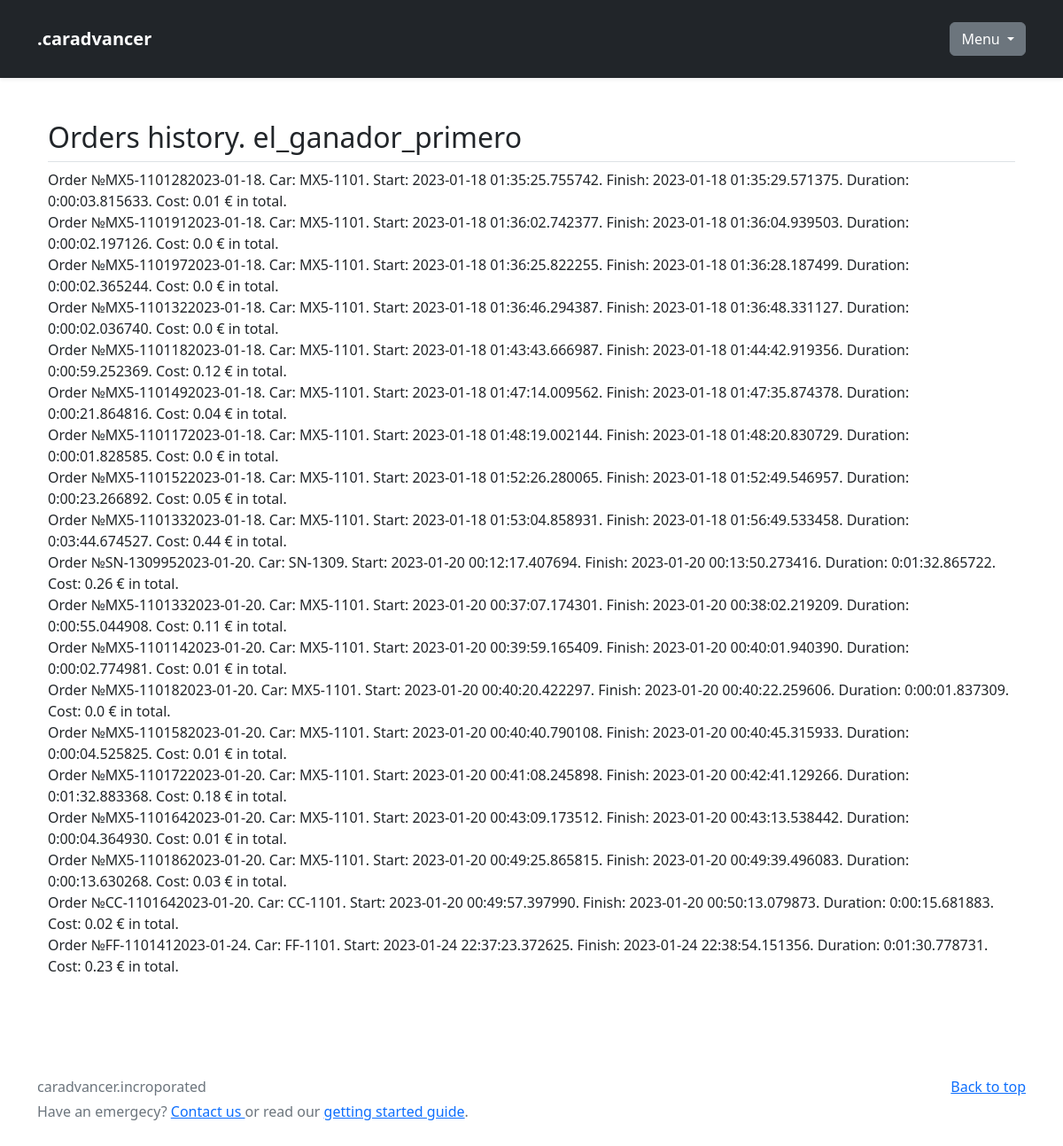
The app's page /user/1/history (signed in), older data.
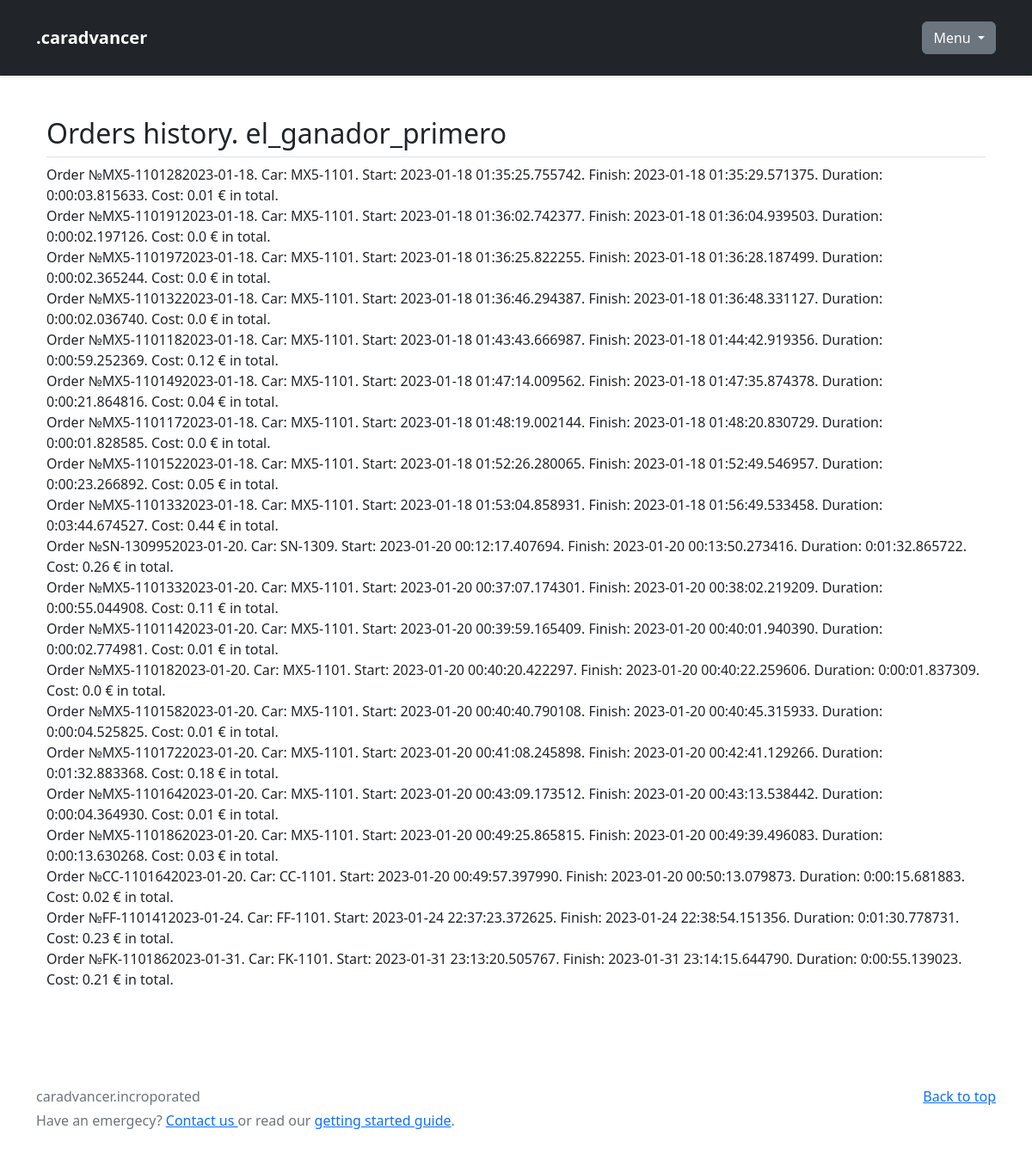
The same page, newer data.
### databases/caDB.py (models this page shows)
class Orders(Base):  # таблица с заказами
    __tablename__ = 'orders'
    id = Column(Integer, primary_key=True)
    order_id_for_show = Column(String, unique=True)
    user_rented = Column(String, ForeignKey('users.nickname'))
    car_rented = Column(String, ForeignKey('car_actual.serial_number'))
    order_started = Column(DateTime)
    order_finished = Column(DateTime)
    order_duration = Column(String)
    order_price = Column(Float)
    order_summ = Column(Float)
    order_status = Column(String, default='On action')
    def __str__(self):
        return f'Order №{self.order_id_for_show}. Car: {self.car_rented}. \
        Start: {self.order_started}. Finish: {self.order_finished}. \
        Duration: {get_order_duration(self.order_id_for_show)}. Cost: {get_order_summ(self.order_id_for_show)} € in total.'

### user/user.py (the view)
@user.route('/<username>/history', methods=["POST", "GET"])  # история заказов
def user_history(username):
    return render_template('user/history.html', title='Cases history', nickname=session['user_actual'],
                           history=order_history(session['user_actual']))

### databases/caDB.py (called while the page is built)
def get_one_order_by_id(order_id_for_show):  # получаем заказ по его id
    query = s.query(Orders).filter(
        Orders.order_id_for_show == order_id_for_show).first()
    return query

def get_order_duration(order_id_for_show):
    order = get_one_order_by_id(order_id_for_show)
    if not order.order_finished:
        res = datetime.datetime.now() - order.order_started
        return res
    else:
        res = order.order_finished - order.order_started
        return res

def get_order_summ(order_id_for_show):
    order = get_one_order_by_id(order_id_for_show)
    time_rented = get_order_duration(order.order_id_for_show)
    res = round(float(time_rented.total_seconds() / 60) * order.order_price / 60, 2)
    return res

def order_history(user):
    query = s.query(Orders).filter(
        Orders.user_rented == user).all()
    return query

### user/templates/user/history.html
{% extends 'user/account.html' %}
{% block content %}
{% block account_top %}
<div class="container px-4 py-5" id="hanging-icons">
    <h2 class="pb-2 border-bottom">Orders history. {{nickname}}</h2>
    {% endblock account_top %}
    {% for order in history %}
    <div>
        {{order}}
    </div>
    {% endfor %}
</div>
{% endblock content %}

Row changes from the older to the newer data that the page shows:
added Orders: order_id_for_show+car_rented+order_started "Order №FK-1101862023-01-31. Car: FK-1101. Start: 2023-01-31 23:13:20.505767. Finish: 2023-01-31 23:14:15.644790. Duration: 0:00:55.139023. Cost: 0.21 € in total."
